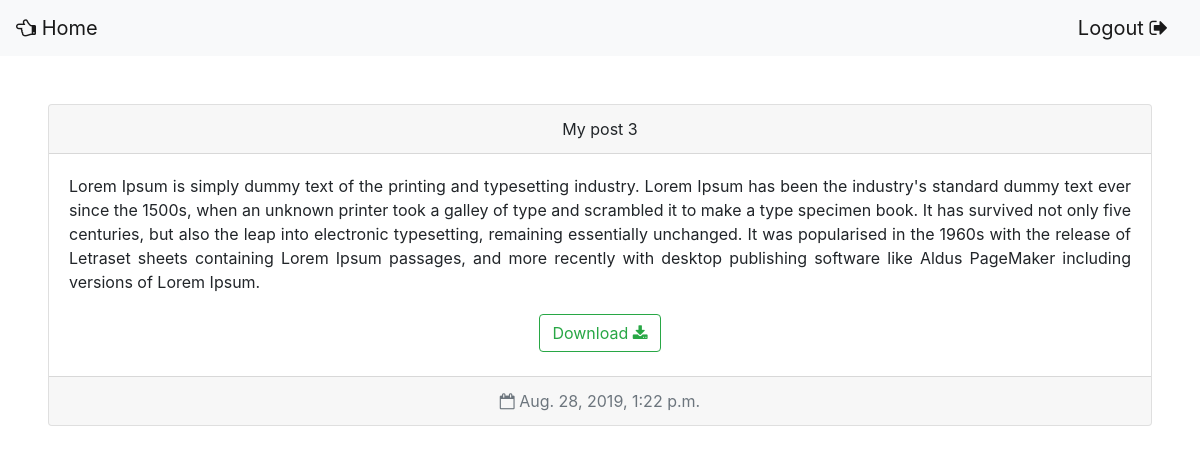
The app's page /post/my-post (signed in) with its own data.
### materials/models.py (models this page shows, shortened)
class Post(models.Model):
    title = models.CharField(max_length=250, unique=True)
    semester = models.IntegerField(choices=sem_choices, default=3)
    slug = models.SlugField(blank=True)
    description = models.TextField()
    document = models.FileField(upload_to='documents', blank=True)
    posted = models.BooleanField(default=True)
    created = models.DateTimeField(auto_now_add=True)
    class Meta:
        ordering = ['-created']

### materials/views.py (the view)
# urls.py: re_path(r'^post/(.*)$', materials_views.post),
def post(request, slug):
    if request.user.is_authenticated:
        return render_to_response('post.html', {
            'post': get_object_or_404(Post, slug=slug),
        })
    else:
        return accounts_views.login(request)

### templates/post.html (shortened to what this page needs)
{% load static %}
<!doctype html>
<html lang="en">
<head>
    <link rel="stylesheet" href="https://stackpath.bootstrapcdn.com/bootstrap/4.3.1/css/bootstrap.min.css">
    <link rel="stylesheet" type="text/css" href="{% static 'login_fonts/font-awesome-4.7.0/css/font-awesome.min.css' %}">
</head>
<body>
<nav class="navbar navbar-light bg-light">
    <a class="navbar-brand" href="/home">
        <i class="fa fa-hand-o-left" aria-hidden="true"></i>
        <span>Home</span>
    </a>
    <a class="navbar-brand" href="/logout">
        <span>Logout</span>
        <i class="fa fa-sign-out" aria-hidden="true"></i>
    </a>
</nav>
<div class="card text-center mx-5 my-5">
    <div class="card-header">
        {{ post.title }}
    </div>
    <div class="card-body">
        <p class="card-text text-justify">{{ post.description }}</p>
    </div>
    {% if post.document %}
    <div>
        <a href="{{post.document.url}}" download>
            <button type="button" class="btn btn-outline-success mb-4">Download <i class="fa fa-download" aria-hidden="true"></i></button>
        </a>
    </div>
    {% endif %}
    <div class="card-footer text-muted">
        <i class="fa fa-calendar-o" aria-hidden="true"></i>
        {{ post.created }}
    </div>
</div>
</body>
</html>

### records on screen
Post: title "My post 3", description "Lorem Ipsum is simply dummy text of the printing and typesetting industry. Lorem Ipsum has been the industry's standard dummy text ever since the 1500s, when an unknown printer took a galley of type and scrambled it to make a type specimen book. It has survived not only five centuries, but also the leap into electronic typesetting, remaining essentially unchanged. It was popularised in the 1960s with the release of Letraset sheets containing Lorem Ipsum passages, and more recently with desktop publishing software like Aldus PageMaker including versions of Lorem Ipsum.", created "Aug. 28, 2019, 1:22 p.m."
